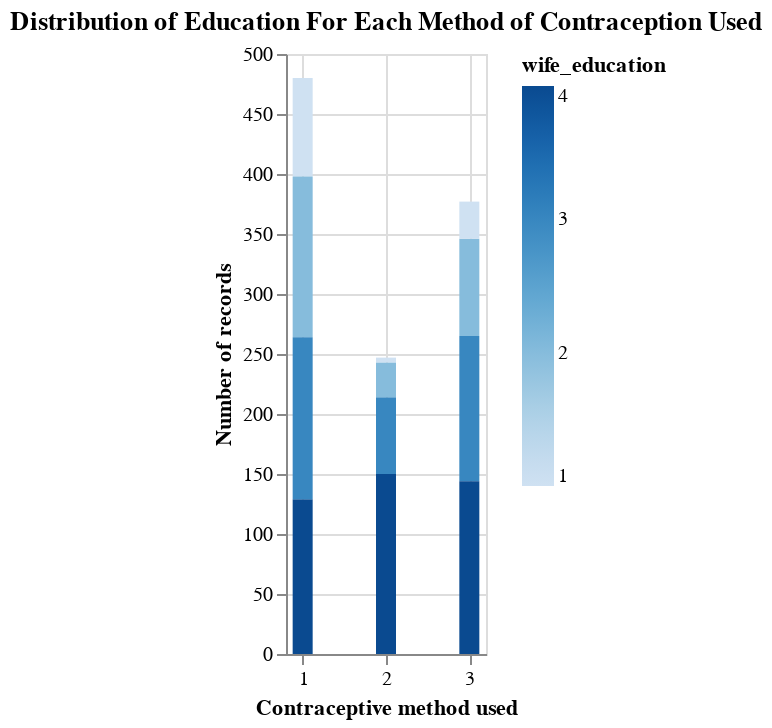

The notebook cell this image was saved under:
### Markdown cell above
**Wife's education**

### Code cell
wife_education_correlation = alt.Chart(cmc_train, title = "Distribution of Education For Each Method of Contraception Used").mark_bar(size=10).encode(
    x = alt.X("contraceptive_method_used", title = "Contraceptive method used"),
    y = alt.Y("count()", title = "Number of records"),
    color = alt.Color("wife_education")
).properties(width=100)
wife_education_correlation

### Figure 1 — Vega-Lite specification as saved in the notebook (floating-point values rounded to 4 significant figures; data arrays with more than 128 entries replaced by an {"elided": "..."} marker saying what was removed)
{"$schema": "https://vega.github.io/schema/vega-lite/v4.17.0.json", "config": {"view": {"continuousHeight": 300, "continuousWidth": 400}}, "data": {"name": "data-f15167d60f413a998667f82347f8e248"}, "datasets": {"data-f15167d60f413a998667f82347f8e248": {"elided": "1104 records"}}, "encoding": {"color": {"field": "wife_education", "type": "quantitative"}, "x": {"field": "contraceptive_method_used", "title": "Contraceptive method used", "type": "quantitative"}, "y": {"aggregate": "count", "title": "Number of records", "type": "quantitative"}}, "mark": {"size": 10, "type": "bar"}, "title": "Distribution of Education For Each Method of Contraception Used", "width": 100}
